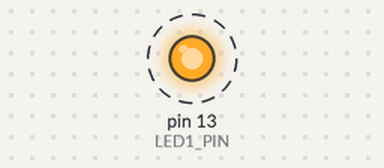
The sketch below on a simulated Arduino Uno, built with avr-gcc and run on an emulated ATmega328P. Parts: output pins drawn as LEDs (lit = HIGH). Dashed ring = blinking. What the sketch prints to the serial monitor is not drawn.

Above: at 0.2 s.
Timing chart, 0 to 3.0 s (numbered marks = the images above):
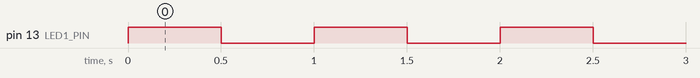

The sketch:

forever-blink.ino
```cpp
// Scenario: none, kit: ref-uno-rover@0, board: uno-r3@0
// Generated by STEM Studio from the blocks: editing this code does not change the lab.
// Target: arduino:avr:uno, contract uno-arduino-avr 0.1.7. Libraries: arduino:avr@1.8.8 (LGPL-2.1)

#define LED1_PIN 13

void setup() {
  Serial.begin(9600);
  pinMode(LED1_PIN, OUTPUT);
  Serial.println(F("start"));
}

void loop() {
  digitalWrite(LED1_PIN, (true) ? HIGH : LOW);
  delay(500L);
  digitalWrite(LED1_PIN, (false) ? HIGH : LOW);
  delay(500L);
}
```

Measured:
- by itself, pin 13 (LED1_PIN): alternates HIGH for 0.50 s and LOW for 0.50 s
